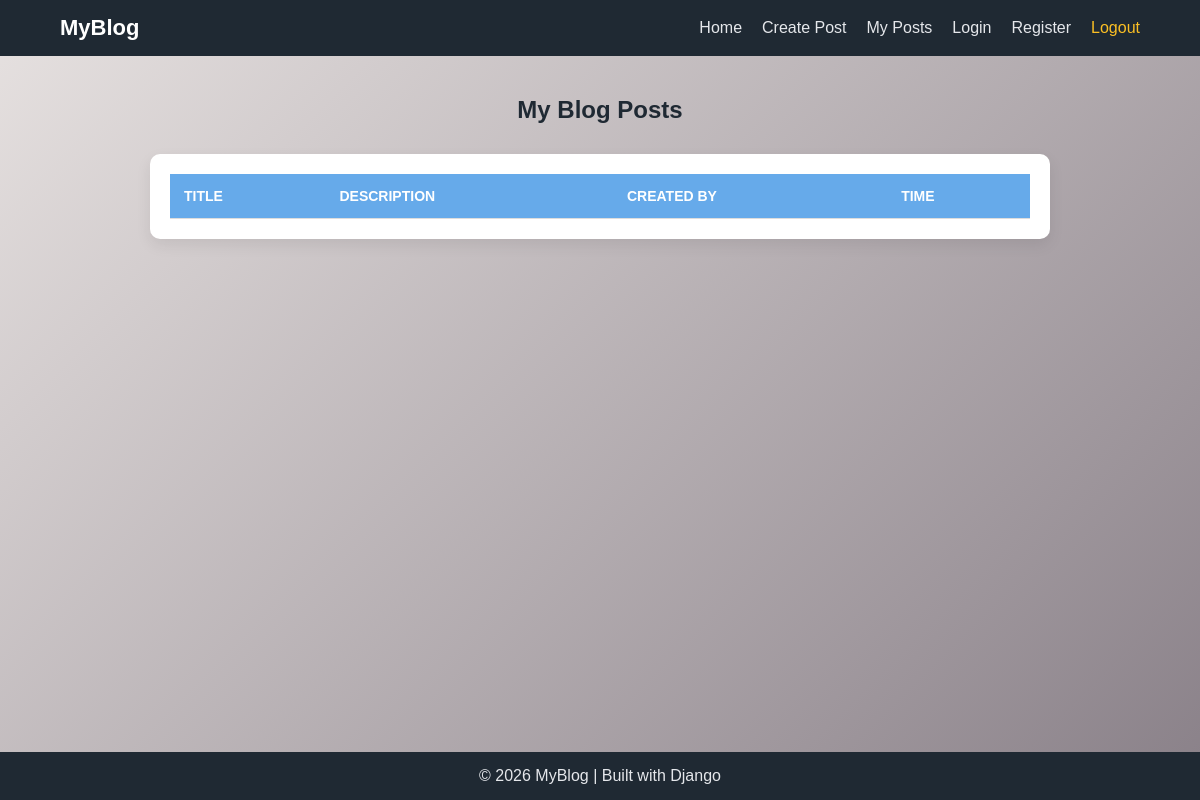
/view_post/ (signed in), run on an earlier commit of the app's database.
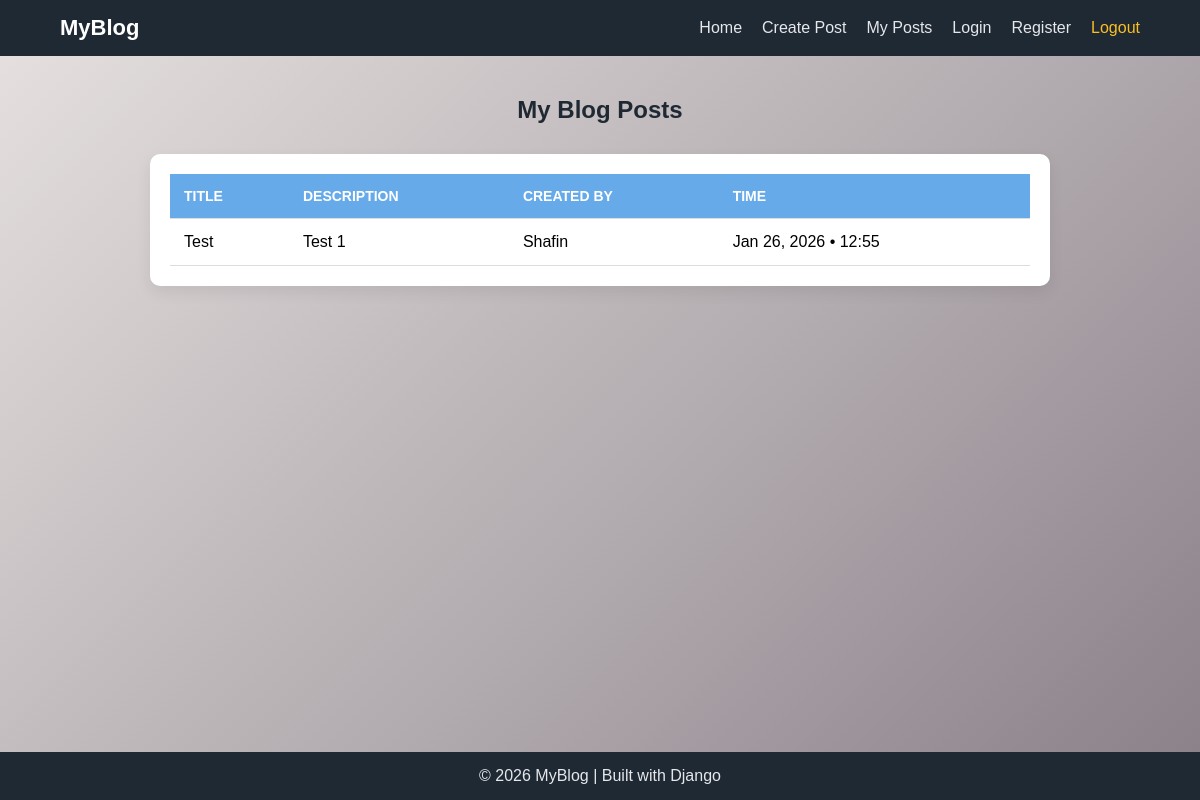
And on a later commit of the database.
### blogapp/models.py (models this page shows, shortened)
class Post(models.Model):
    title = models.CharField(max_length=100)
    description = models.TextField()
    created_by = models.ForeignKey(User, on_delete=models.CASCADE)
    created_at = models.DateTimeField(auto_now_add=True)

### blogapp/views.py (the view)
# urls.py: path('view_post/', views.view_post,name='view_post'),
@login_required
def view_post(request):
    if request.method == 'GET':
        post_list = Post.objects.all()
        return render(request, 'posts/my_post.html' , {'post_list': post_list})
    return render(request, 'posts/my_post.html')

### blogapp/templates/posts/my_post.html (shortened to what this page needs)
{% extends "base.html" %}
{% block content %}
<h2>My Blog Posts</h2>
<div class="table-container">
    <table>
        <thead>
            <tr>
                <th>Title</th>
                <th>Description</th>
                <th>Created By</th>
                <th>Time</th>
            </tr>
        </thead>
        <tbody>
            {% for post in post_list %}
            <tr>
                <td>{{ post.title }}</td>
                <td>{{ post.description }}</td>
                <td>{{ post.created_by.first_name }}</td>
                <td>{{ post.created_at|date:"M d, Y • H:i" }}</td>
            </tr>
            {% endfor %}
        </tbody>
    </table>
</div>
{% endblock %}

What changed in the data, as far as the page shows it:
added Post: title "Test", description "Test 1", created_by.first_name "Shafin", created_at "Jan 26, 2026 • 12:55"
